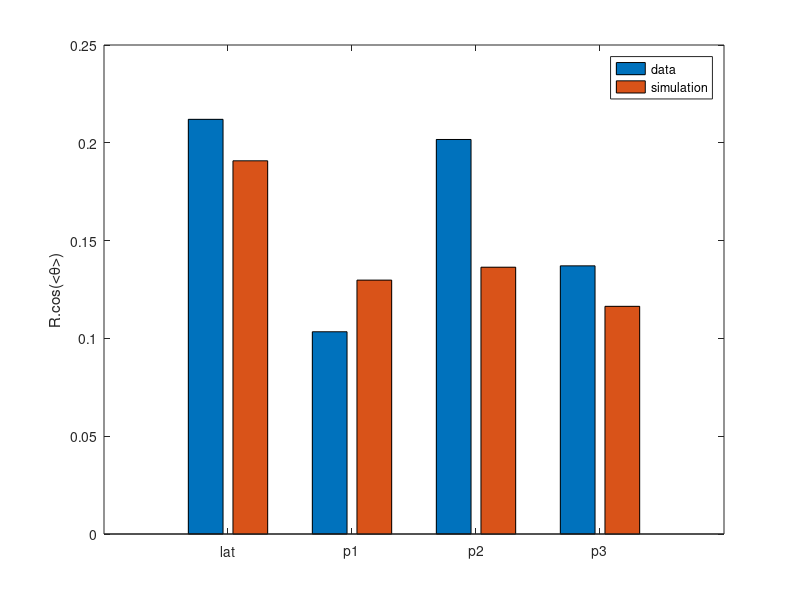

Write MATLAB code to recreate this figure. (Note: this script raises an error after producing the figure.)

% All Rs

% bouts 2 to med
R = {'lat', 0.2120, 0.1908;
    'unif 1', 0.1034, 0.1298 ;
    'unif 2', 0.2017, 0.1364 ;
    'unif 3', 0.1371, 0.1164 ;};

% % bouts 8 to med
% R = {'lat', 0.2120, 0.1908;
%     'unif 1', 0.1034, 0.1915 ;
%     'unif 2', 0.2017, 0.1236 ;
%     'unif 3', 0.128, 0.0869 ;};

Rmat = cell2mat(R(:,2:end));

figure
bar(Rmat)
xticklabels({'lat' 'p1' 'p2' 'p3'})
legend('data', 'simulation')
ylabel('R.cos(<\theta>)')

ax = gca;
ax.FontName = 'Times New Roman';
ax.FontSize = 16;